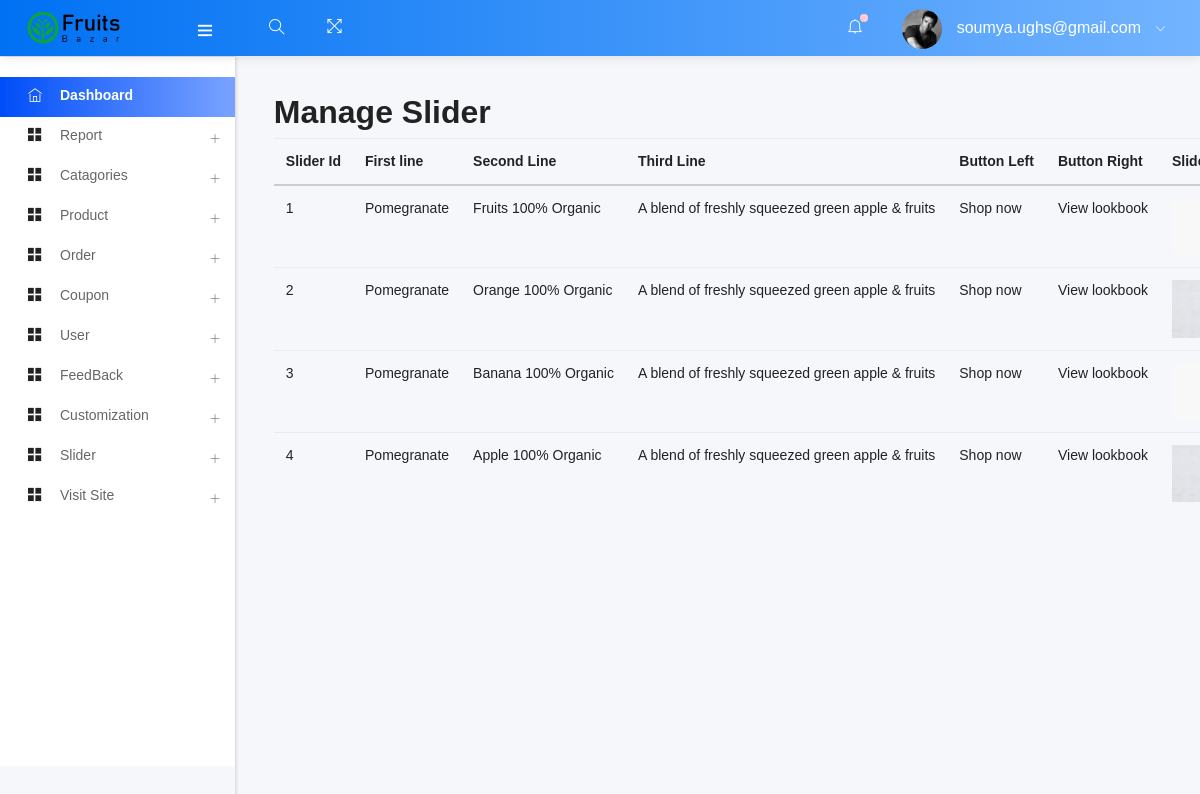
Page /admin/manage_slider.php (signed in) on the committed database.
### tables this page shows
CREATE TABLE `add_logo` (
  `id` int(10) NOT NULL,
  `img` varchar(200) NOT NULL
);

CREATE TABLE `slider` (
  `slider_id` int(11) NOT NULL,
  `first_line` varchar(255) NOT NULL,
  `second_line` varchar(255) NOT NULL,
  `third_line` varchar(255) NOT NULL,
  `btn_left` varchar(25) NOT NULL,
  `btn_right` varchar(25) NOT NULL,
  `slider_img` varchar(255) NOT NULL
);

### admin/manage_slider.php (called while the page is built, shortened)
<?php
    include ("template.php");
?>

### admin/class/adminback.php (called while the page is built, shortened)
<?php
class  adminback
{
    private $connection;
    function __construct()
    {
        $dbhost = "localhost";
        $dbuser = "root";
        $dbpass = "";
        $dbname = "ecommerce";
        $this->connection = mysqli_connect($dbhost, $dbuser, $dbpass, $dbname);
    }
    function display_logo()
    {
        $query = "SELECT * FROM add_logo";
        if (mysqli_query($this->connection, $query)) {
            $pdt_info = mysqli_query($this->connection, $query);
            return $pdt_info;
        }
    }
    function SlideShow(){
        $query = "SELECT * FROM `slider`";
        if(mysqli_query($this->connection, $query)){
            $row = mysqli_query($this->connection, $query);
            return $row;
        }
    }
}

### admin/views/manage_slider_view.php (the view, shortened to what this page needs)
<?php
 $rows = $obj->SlideShow();
?>
<h2>Manage Slider</h2>
<table class="table">
    <thead>
        <tr>
            <th>Slider Id</th>
            <th>First line</th>
            <th>Second Line</th>
            <th>Third Line</th>
            <th>Button Left</th>
            <th>Button Right</th>
            <th>Slide Image</th>
        </tr>
    </thead>
    <tbody>
    <?php
        while($row = mysqli_fetch_assoc($rows)){
    ?>
        <tr>
            <td> <?php echo $row['slider_id'] ?></td>
            <td> <?php echo $row['first_line'] ?></td>
            <td> <?php echo $row['second_line'] ?></td>
            <td> <?php echo $row['third_line'] ?></td>
            <td> <?php echo $row['btn_left'] ?></td>
            <td> <?php echo $row['btn_right'] ?></td>
            <td> <img src="uploads/<?php echo $row['slider_img'] ?>" width="200px"> </td>
        </tr>
        <?php } ?>
    </tbody>
</table>

### admin/includes/headernav.php (shortened to what this page needs)
<nav class="navbar header-navbar pcoded-header">
               <div class="navbar-wrapper">
                   <div class="navbar-logo">
                       <a class="mobile-menu" id="mobile-collapse" href="#!">
                           <i class="ti-menu"></i>
                       </a>
                       <a href="index.php">
                       <?php
                        $obj=new adminback();
                        $logo_info = $obj->display_logo();
                        $logo = mysqli_fetch_assoc($logo_info);
                       ?>
                           <img class="img-fluid" src="uploads/<?php echo $logo['img']; ?>" alt="Theme-Logo" />
                       </a>
                   </div>
                   <div class="navbar-container container-fluid">
                       <ul class="nav-left">
                           <li class="header-search">
                               <div class="main-search morphsearch-search">
                                   <div class="input-group">
                                       <input type="text" class="form-control">
                                       <span class="input-group-addon search-btn"><i class="ti-search"></i></span>
                                   </div>
                               </div>
                           </li>
                           <li>
                               <a href="#!" onclick="javascript:toggleFullScreen()">
                                   <i class="ti-fullscreen"></i>
                               </a>
                           </li>
                       </ul>
                       <ul class="nav-right">
                           <li class="header-notification">
                               <a href="#!">
                                   <i class="ti-bell"></i>
                                   <span class="badge bg-c-pink"></span>
                               </a>
                           </li>
                           <li class="user-profile header-notification">
                               <a href="#!">
                                   <img src="assets/images/avatar-4.jpg" class="img-radius" alt="User-Profile-Image">
                                   <span> <?php echo $admin_email ?> </span>
                                   <i class="ti-angle-down"></i>
                               </a>
                           </li>
                       </ul>
                   </div>
               </div>
           </nav>

### rows in the picture
add_logo: img (picture)
slider: slider_id "1", first_line "Pomegranate", second_line "Fruits 100% Organic", third_line "A blend of freshly squeezed green apple & fruits", btn_left "Shop now", btn_right "View lookbook", slider_img (picture)
slider: slider_id "2", first_line "Pomegranate", second_line "Orange 100% Organic", third_line "A blend of freshly squeezed green apple & fruits", btn_left "Shop now", btn_right "View lookbook", slider_img (picture)
slider: slider_id "3", first_line "Pomegranate", second_line "Banana 100% Organic", third_line "A blend of freshly squeezed green apple & fruits", btn_left "Shop now", btn_right "View lookbook", slider_img (picture)
slider: slider_id "4", first_line "Pomegranate", second_line "Apple 100% Organic", third_line "A blend of freshly squeezed green apple & fruits", btn_left "Shop now", btn_right "View lookbook", slider_img (picture)

### other values in the picture
$admin_email "soumya.ughs@gmail.com"
